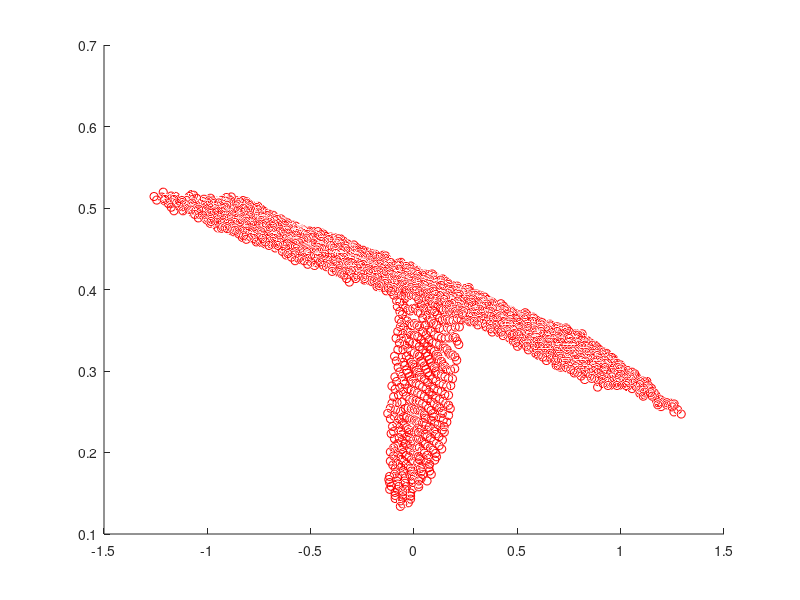

Write MATLAB code to recreate this figure. (Note: this script raises an error after producing the figure.)
data = load('cluttered_table.txt');
hold on;
scatter3(data(:,1), data(:,2), data(:,3), 'r');

% A = data(:, 1:2);
% A(:, 3) = ones(size(length(b), 1));
% b = data(:, 3);
% c = inv(A' * A) * A' * b
c = ransac(data, 10000, 1e-3)
[x y] = meshgrid(-1.5:3:3);
z = c(1)*x + c(2)*y + c(3);
% mesh(x,y,z)

axis([-1.5 1.5 0 0.55 1.5 2.5]);
surf(x,y,z)

err = abs(A*c - b) / sqrt(c(1)^2 + c(2)^2 + 1);
avg_dist = sum(err) / length(err)